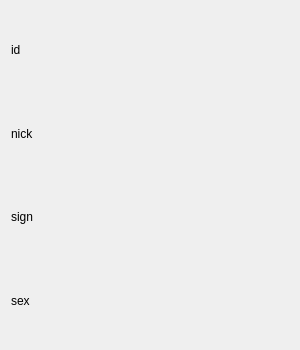
<?xml version="1.0" encoding="UTF-8"?>
<ui version="4.0">
 <class>SelfInfoWidget</class>
 <widget class="QWidget" name="SelfInfoWidget">
  <property name="geometry">
   <rect>
    <x>0</x>
    <y>0</y>
    <width>300</width>
    <height>350</height>
   </rect>
  </property>
  <property name="minimumSize">
   <size>
    <width>300</width>
    <height>350</height>
   </size>
  </property>
  <property name="maximumSize">
   <size>
    <width>300</width>
    <height>350</height>
   </size>
  </property>
  <property name="windowTitle">
   <string>Form</string>
  </property>
  <property name="styleSheet">
   <string notr="true"/>
  </property>
  <layout class="QGridLayout" name="gridLayout">
   <item row="0" column="0">
    <widget class="QLabel" name="labelId">
     <property name="text">
      <string>id</string>
     </property>
    </widget>
   </item>
   <item row="1" column="0">
    <widget class="QLabel" name="labelNick">
     <property name="text">
      <string>nick</string>
     </property>
    </widget>
   </item>
   <item row="2" column="0">
    <widget class="QLabel" name="labelSign">
     <property name="text">
      <string>sign</string>
     </property>
    </widget>
   </item>
   <item row="3" column="0">
    <widget class="QLabel" name="labelSex">
     <property name="text">
      <string>sex</string>
     </property>
    </widget>
   </item>
  </layout>
 </widget>
 <resources/>
 <connections/>
</ui>
